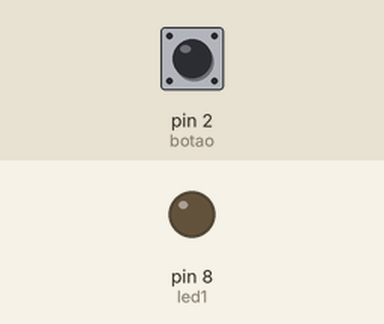
A sketch run on a simulated Arduino Uno, built with avr-gcc and run on an emulated ATmega328P. Shown: output pins drawn as LEDs (lit = HIGH). Inputs (shaded band) come from the test bench; at power-on: pin 2 (botao) HIGH.

Above: at 1.2 s.
1.3 s: pin 2 (botao) pulled LOW for 0.15 s
At 1.37 s:
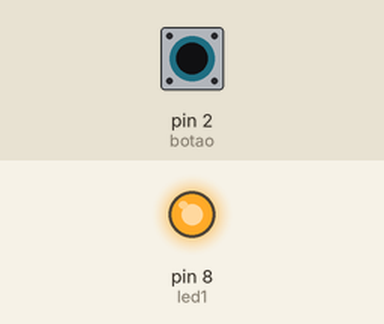
2.9 s: pin 2 (botao) pulled LOW for 3.2 s
At 6.6 s:
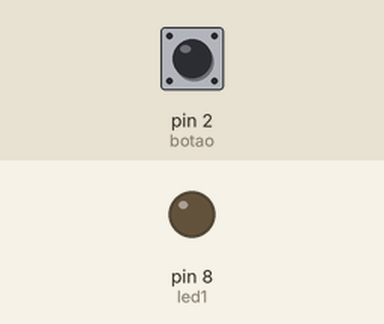
Timing chart, 0 to 8.1 s (numbered marks = the images above; inputs shaded):
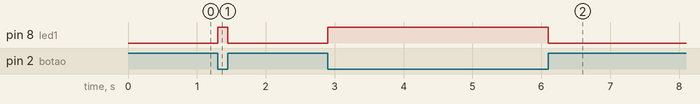

The sketch:

2.acender_led_botao_pressionado.ino
```cpp
const int botao = 2;
const int led1 = 8;

void setup() {
  pinMode(botao, INPUT_PULLUP); //pullup liga apenas o negativo no botao sem resisto ou 5v
  pinMode(led1, OUTPUT);
}

void loop() {
  int valorlido = digitalRead(botao);

  if(valorlido == 0) {
    digitalWrite(led1, HIGH);
  } else {
    digitalWrite(led1, LOW);
  }
}
```

Measured:
- after the input at 1.3 s, pin 8 (led1): LOW → HIGH at once, → LOW 0.15 s later
- after the input at 2.9 s, pin 8 (led1): LOW → HIGH at once, → LOW 3.2 s later
